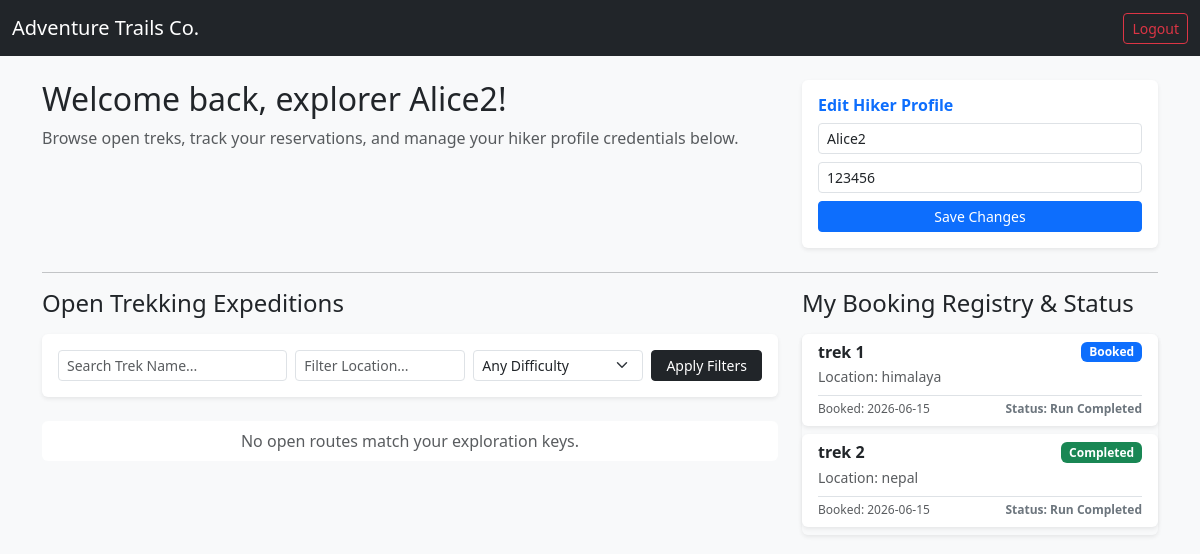
The app's page /user/dashboard (signed in) with its own data.
### models.py (models this page shows)
class User(db.Model):
    __tablename__ = 'users'
    id = db.Column(db.Integer, primary_key=True)
    username = db.Column(db.String(50), unique=True, nullable=False)
    password = db.Column(db.String(100), nullable=False) # In production, use hashing (e.g., Werkzeug)
    role = db.Column(db.String(20), nullable=False)       # 'admin', 'staff', 'user'
    name = db.Column(db.String(100), nullable=False)
    contact_details = db.Column(db.String(150), nullable=True)
    status = db.Column(db.String(20), default='pending')  # 'pending', 'approved', 'blacklisted', 'active'
    assigned_treks = db.relationship('Trek', backref='staff_member', lazy=True)
    bookings = db.relationship('Booking', backref='trekker', lazy=True)

class Booking(db.Model):
    __tablename__ = 'bookings'
    id = db.Column(db.Integer, primary_key=True)
    user_id = db.Column(db.Integer, db.ForeignKey('users.id'), nullable=False)
    trek_id = db.Column(db.Integer, db.ForeignKey('treks.id'), nullable=False)
    booking_date = db.Column(db.DateTime, default=datetime.utcnow)
    status = db.Column(db.String(20), default='Booked')   # 'Booked', 'Cancelled', 'Completed'

class Trek(db.Model):
    __tablename__ = 'treks'
    id = db.Column(db.Integer, primary_key=True)
    trek_name = db.Column(db.String(100), nullable=False)
    location = db.Column(db.String(100), nullable=False)
    difficulty = db.Column(db.String(20), nullable=False) # 'Easy', 'Moderate', 'Hard'
    duration = db.Column(db.Integer, nullable=False)      # In Days
    available_slots = db.Column(db.Integer, nullable=False)
    total_slots = db.Column(db.Integer, nullable=False)
    assigned_staff_id = db.Column(db.Integer, db.ForeignKey('users.id'), nullable=True)
    status = db.Column(db.String(20), default='Pending')  # 'Pending', 'Open', 'Closed', 'Completed'
    start_date = db.Column(db.Date, nullable=False)
    end_date = db.Column(db.Date, nullable=False)
    bookings = db.relationship('Booking', backref='trek_event', lazy=True)

### routes.py (the view)
@app.route('/user/dashboard')
def user_dashboard():
    user = get_current_user()
    if not user or user.role != 'user': return redirect(url_for('login'))
    difficulty_filter = request.args.get('difficulty', '')
    location_filter = request.args.get('location', '')
    search_filter = request.args.get('search_name', '')
    query = Trek.query.filter_by(status='Open')
    if difficulty_filter:
        query = query.filter_by(difficulty=difficulty_filter)
    if location_filter:
        query = query.filter(Trek.location.contains(location_filter))
    if search_filter:
        query = query.filter(Trek.trek_name.contains(search_filter))
    available_treks = query.all()
    my_bookings = Booking.query.filter_by(user_id=user.id).all()
    return render_template('user_dash.html', treks=available_treks, bookings=my_bookings, user_profile=user)

### routes.py (called while the page is built)
def get_current_user():
    if 'user_id' in session:
        return User.query.get(session['user_id'])
    return None

### templates/user_dash.html (shortened to what this page needs)
{% extends 'base.html' %}
{% block content %}
<div class="row mb-4">
    <div class="col-md-8">
        <h2>Welcome back, explorer {{ user_profile.name }}!</h2>
        <p class="text-muted">Browse open treks, track your reservations, and manage your hiker profile credentials below.</p>
    </div>
    <div class="col-md-4">
        <div class="card p-3 shadow-sm border-0 bg-white">
            <h6 class="fw-bold text-primary mb-2">Edit Hiker Profile</h6>
            <form action="{{ url_for('edit_profile') }}" method="POST" class="row g-2">
                <div class="col-12"><input type="text" name="name" value="{{ user_profile.name }}" class="form-control form-control-sm" placeholder="Display Name" required></div>
                <div class="col-12"><input type="text" name="contact" value="{{ user_profile.contact_details if user_profile.contact_details else '' }}" class="form-control form-control-sm" placeholder="Contact details (Email/Phone)"></div>
                <div class="col-12"><button type="submit" class="btn btn-primary btn-sm w-100">Save Changes</button></div>
            </form>
        </div>
    </div>
</div>
<hr>
<div class="row">
    <div class="col-md-8">
        <h4 class="mb-3">Open Trekking Expeditions</h4>
        <div class="card p-3 mb-4 bg-white border-0 shadow-sm">
            <form method="GET" action="{{ url_for('user_dashboard') }}" class="row g-2">
                <div class="col-md-4">
                    <input type="text" name="search_name" class="form-control form-control-sm" placeholder="Search Trek Name...">
                </div>
                <div class="col-md-3">
                    <input type="text" name="location" class="form-control form-control-sm" placeholder="Filter Location...">
                </div>
                <div class="col-md-3">
                    <select name="difficulty" class="form-select form-select-sm">
                        <option value="">Any Difficulty</option>
                    </select>
                </div>
                <div class="col-md-2">
                    <button type="submit" class="btn btn-dark btn-sm w-100">Apply Filters</button>
                </div>
            </form>
        </div>
        <div class="row">
            {% for t in treks %}
            <div class="col-md-6 mb-3">
                <div class="card h-100 shadow-sm border-0 bg-white">
                    <div class="card-body d-flex flex-column justify-content-between">
                        <div>
                            <div class="d-flex justify-content-between align-items-start mb-2">
                                <h5 class="card-title mb-0 text-dark fw-bold">{{ t.trek_name }}</h5>
                                <span class="badge bg-success">{{ t.status }}</span>
                            </div>
                            <h6 class="card-subtitle mb-3 text-muted"><i class="small">📍 {{ t.location }}</i></h6>
                            <p class="card-text small mb-3">
                                <strong>Difficulty Level:</strong> {{ t.difficulty }}<br>
                                <strong>Duration Cycle:</strong> {{ t.duration }} Days<br>
                                <strong>Timeline:</strong> {{ t.start_date }} to {{ t.end_date }}<br>
                                <strong>Assigned Guide:</strong> {{ t.staff_member.name if t.staff_member else 'TBA' }}<br>
                                <strong class="text-danger">Slots remaining:</strong> {{ t.available_slots }} left
                            </p>
                        </div>
                        <form action="{{ url_for('book_trek', trek_id=t.id) }}" method="POST" class="mt-2">
                            <button type="submit" class="btn btn-outline-success btn-sm w-100 fw-bold" {% if t.available_slots <= 0 %}disabled{% endif %}>
                                {% if t.available_slots > 0 %}Confirm Ticket Booking{% else %}Fully Booked{% endif %}
                            </button>
                        </form>
                    </div>
                </div>
            </div>
            {% else %}
            <div class="col-12"><p class="text-muted p-2 bg-white rounded text-center">No open routes match your exploration keys.</p></div>
            {% endfor %}
        </div>
    </div>
    <div class="col-md-4">
        <h4 class="mb-3">My Booking Registry & Status</h4>
        <div class="list-group shadow-sm">
            {% for b in bookings %}
            <div class="list-group-item bg-white border-0 mb-2 rounded shadow-sm">
                <div class="d-flex w-100 justify-content-between align-items-center mb-1">
                    <h6 class="mb-0 fw-bold text-dark">{{ b.trek_event.trek_name }}</h6>
                    <span class="badge {% if b.status == 'Completed' %}bg-success{% else %}bg-primary{% endif %}">
                        {{ b.status }}
                    </span>
                </div>
                <p class="text-muted small mb-1">Location: {{ b.trek_event.location }}</p>
                <div class="d-flex w-100 justify-content-between align-items-center mt-2 border-top pt-1">
                    <small class="text-muted text-start" style="font-size: 0.75rem;">Booked: {{ b.booking_date.strftime('%Y-%m-%d') }}</small>
                    <small class="text-end fw-bold text-secondary" style="font-size: 0.75rem;">Status: Run {{ b.trek_event.status }}</small>
                </div>
            </div>
            {% else %}
            <div class="text-muted text-center p-4 bg-white rounded shadow-sm">You have no reservation instances logged in your history file.</div>
            {% endfor %}
        </div>
    </div>
</div>
{% endblock %}

### records on screen
User: name "Alice2", contact "123456"
Booking: trek_event.trek_name "trek 1", status "Booked", trek_event.location "himalaya", booking_date "2026-06-15", trek_event.status "Completed"
Booking: trek_event.trek_name "trek 2", status "Completed", trek_event.location "nepal", booking_date "2026-06-15", trek_event.status "Completed"
